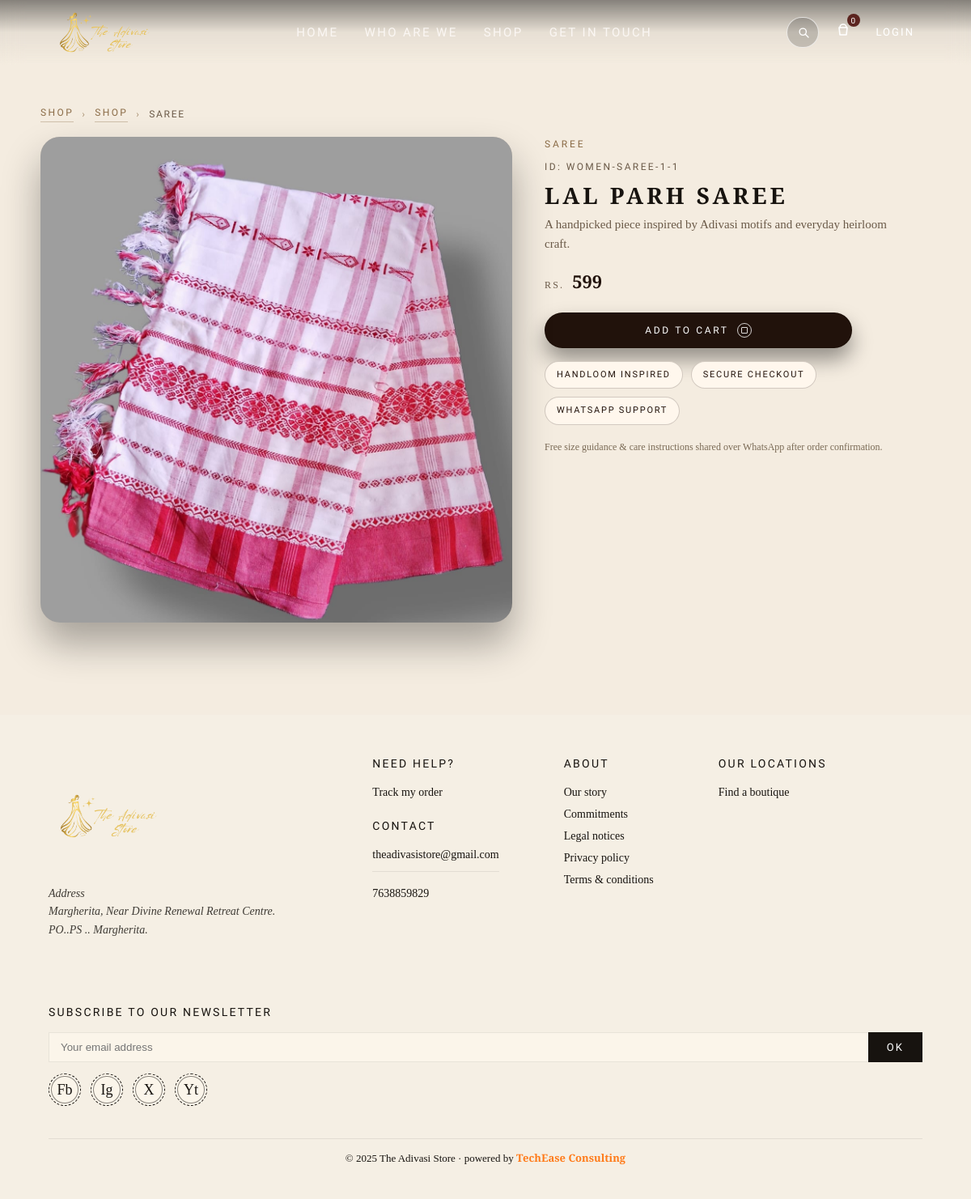
Page /product/1 on the committed database.
### app.py (models this page shows)
class Product(db.Model):
    id = db.Column(db.Integer, primary_key=True)
    name = db.Column(db.String(200), nullable=False)
    slug = db.Column(db.String(260), unique=True, nullable=True)
    price = db.Column(db.Float, nullable=False, default=0)
    stock = db.Column(db.Integer, nullable=False, default=0)
    category = db.Column(db.String(120), nullable=False, index=True)
    description = db.Column(db.Text, default="")
    sizes = db.Column(db.String(200), default="")   # "S,M,L"
    colors = db.Column(db.String(200), default="")  # "Red,Black"
    image_url = db.Column(db.String(500), default="")  # "/static/uploads/products/xxx.jpg"
    image_hover_url = db.Column(db.String(500), nullable=True)
    is_active = db.Column(db.Boolean, default=True)
    created_at = db.Column(db.DateTime, default=datetime.utcnow)
    updated_at = db.Column(db.DateTime, default=datetime.utcnow, onupdate=datetime.utcnow)

### app.py (the view, shortened to what this page needs)
@app.route("/product/<product_id>", methods=["GET", "POST"])
def product_detail(product_id):
    redirect_resp = redirect_admin_if_needed()
    if redirect_resp:
        return redirect_resp
    product_for_template = None
    db_product = None
    if product_id:
        db_product = Product.query.filter_by(
            slug=product_id,
            is_active=True
        ).first()
    if not db_product and str(product_id).isdigit():
        db_product = Product.query.filter_by(
            id=int(product_id),
            is_active=True
        ).first()
    if db_product:
        product_for_template = _product_to_template_dict(db_product)
    override_img = request.args.get("img") or request.args.get("image")
    override_hover = request.args.get("hover") or request.args.get("hover_image")
    if override_img or override_hover:
        product_for_template = dict(product_for_template)
        if override_img:
            product_for_template["image"] = override_img
        if override_hover:
            product_for_template["hover_image"] = override_hover
    return render_template(
        "product_detail.html",
        product=product_for_template
    )

### app.py (called while the page is built, shortened)
@app.context_processor
def inject_cart_info():
    cart_count = 0
    cart_just_added = session.pop("cart_just_added", False)
    return dict(
        cart_count=int(cart_count),
        cart_just_added=bool(cart_just_added),
    )

def redirect_admin_if_needed():
    if current_user.is_authenticated and current_user.is_admin:
        return redirect(url_for("admin_dashboard"))
    return None

def _split_csv(text: str):
    if not text:
        return []
    return [x.strip() for x in text.split(",") if x.strip()]

def _product_to_template_dict(p: Product) -> dict:
    return {
        "id": str(p.slug or p.id),               # use slug in URL when available
        "name": p.name,
        "price": float(p.price or 0),
        "category": p.category,
        "image": p.image_url or "",
        "hover_image": "",                      # you can add a DB column later if needed
        "colors": _split_csv(p.colors),
        "sizes": _split_csv(p.sizes),
        "description": p.description or "",
        "_source": "db",
        "_db_id": p.id,
        "_slug": p.slug,
    }

### templates/product_detail.html (shortened to what this page needs)
{% extends "base.html" %}
{% block content %}
<main>
  <section class="section" style="padding:130px 20px 80px;background:#f4ece0;">
    {% set main_img = request.args.get("img", product.image) %}
    {% set hover_img = request.args.get("hover", product.hover_image) %}
    {% if main_img and not main_img.startswith("http") and not main_img.startswith("/") %}
      {% set main_img = "/" ~ main_img %}
    {% endif %}
    {% if hover_img and not hover_img.startswith("http") and not hover_img.startswith("/") %}
      {% set hover_img = "/" ~ hover_img %}
    {% endif %}
    {% set crumb_section_label = "Shop" %}
    {% set crumb_section_anchor = "" %}
    {% set _aud = (product.get("audience") or "")|lower %}
    {% set _typ = (product.get("type") or "")|lower %}
    {% set _menu = (product.get("menu_category") or "")|lower %}
    {% if _typ == "jewellery" or _menu == "ornaments" %}
      {% set crumb_section_label = "Ornaments" %}
      {% set crumb_section_anchor = "#ornaments-row" %}
    {% elif _typ == "accessory" or _menu == "accessories" %}
      {% set crumb_section_label = "Accessories" %}
      {% set crumb_section_anchor = "#accessories-row" %}
    {% elif _aud == "women" %}
      {% set crumb_section_label = "Women" %}
      {% set crumb_section_anchor = "#women-row" %}
    {% elif _aud == "men" %}
      {% set crumb_section_label = "Men" %}
      {% set crumb_section_anchor = "#men-row" %}
    {% elif _aud == "kids" %}
      {% set crumb_section_label = "Kids" %}
      {% set crumb_section_anchor = "#kids-row" %}
    {% else %}
      {% set crumb_section_label = "Shop" %}
      {% set crumb_section_anchor = "" %}
    {% endif %}
    {% set crumb_category_label = product.get("category") or product.get("category_label") or product.get("menu_category") or "Product" %}
    <div style="max-width:1100px;margin:0 auto;">
      <div style="margin:0 0 18px;display:flex;flex-wrap:wrap;gap:10px;align-items:center;font-family:'Fjalla One',sans-serif;font-size:12px;letter-spacing:0.20em;text-transform:uppercase;color:#8a6b46;">
        <a href="{{ url_for('shop') }}" style="color:#8a6b46;text-decoration:none;border-bottom:1px solid rgba(138,107,70,0.35);padding-bottom:2px;">Shop</a>
        <span style="opacity:.7;">›</span>
        <a href="{{ url_for('shop') }}{{ crumb_section_anchor }}" style="color:#8a6b46;text-decoration:none;border-bottom:1px solid rgba(138,107,70,0.35);padding-bottom:2px;">
          {{ crumb_section_label }}
        </a>
        <span style="opacity:.7;">›</span>
        <span style="color:#6b5a48;letter-spacing:0.14em;">{{ crumb_category_label }}</span>
      </div>
      <div style="display:grid;grid-template-columns:minmax(0,1.1fr) minmax(0,0.9fr);gap:40px;align-items:flex-start;">
        <div style="position:relative;">
          <div style="border-radius:24px;overflow:hidden;box-shadow:0 26px 48px rgba(0,0,0,0.32);background:#d3c6b6;">
            <img id="pd-main-img" src="{{ main_img }}" alt="{{ product.name }}"
                 style="width:100%;display:block;object-fit:cover;max-height:600px;">
          </div>
          {% set gallery = [] %}
          {% if product.get("images") %}
            {% set pimgs = product.get("images") %}
            {% if pimgs.get("primary") %}{% set _ = gallery.append(pimgs.get("primary")) %}{% endif %}
            {% if pimgs.get("hover") %}{% set _ = gallery.append(pimgs.get("hover")) %}{% endif %}
            {% for g in pimgs.get("gallery", []) %}
              {% if g %}{% set _ = gallery.append(g) %}{% endif %}
            {% endfor %}
          {% else %}
            {% if main_img %}{% set _ = gallery.append(main_img) %}{% endif %}
            {% if hover_img %}{% set _ = gallery.append(hover_img) %}{% endif %}
          {% endif %}
        </div>
        <div>
          <div style="font-family:'Fjalla One',sans-serif;font-size:12px;letter-spacing:0.24em;text-transform:uppercase;color:#8a6b46;margin-bottom:10px;">
            {{ crumb_category_label }}
          </div>
          <div style="font-family:'Fjalla One',sans-serif;font-size:12px;letter-spacing:0.20em;text-transform:uppercase;color:#6b5a48;margin-bottom:10px;">
            ID: {{ product.id }}
          </div>
          <h1 class="hero-title-main" style="font-size:28px;letter-spacing:0.14em;text-transform:uppercase;margin-bottom:10px;">
            {{ product.name }}
          </h1>
          <div style="font-size:15px;color:#6b5a48;max-width:440px;margin-bottom:18px;line-height:1.6;">
            {{ product.description or "A handpicked piece inspired by Adivasi motifs and everyday heirloom craft." }}
          </div>
          <div style="font-size:16px;margin-bottom:18px;">
            <span style="font-size:12px;letter-spacing:0.18em;text-transform:uppercase;margin-right:6px;color:#6b5a48;">Rs.</span>
            <span style="font-size:22px;font-weight:600;color:#21120b;">
              {{ "%.0f"|format(product.price or 0) }}
            </span>
          </div>
          <form method="POST"
                action="{{ url_for('product_detail', product_id=product.id) }}"
                style="display:flex;flex-direction:column;gap:18px;max-width:380px;">
            <button type="submit"
                    id="pd-add-btn"
                    style="margin-top:4px;display:inline-flex;align-items:center;justify-content:center;gap:10px;padding:12px 30px;border-radius:999px;border:1px solid rgba(27,14,6,0.9);background:#21120b;color:#fff;text-transform:uppercase;letter-spacing:0.22em;font-size:12px;font-family:'Fjalla One',sans-serif;cursor:pointer;box-shadow:0 14px 26px rgba(0,0,0,0.4);transition:transform 0.18s ease,box-shadow 0.18s ease,background 0.18s ease;">
              <span>Add to cart</span>
              <span style="display:inline-flex;width:18px;height:18px;border-radius:50%;border:1px solid rgba(255,255,255,0.8);align-items:center;justify-content:center;">
                <span style="width:8px;height:8px;border-radius:1px;border:1px solid rgba(255,255,255,0.85);"></span>
              </span>
            </button>
          </form>
          <div style="margin-top:16px;display:flex;flex-wrap:wrap;gap:10px;">
            <span style="display:inline-flex;align-items:center;gap:8px;padding:8px 14px;border-radius:999px;border:1px solid rgba(33,18,11,0.20);background:#fff7ed;font-family:'Fjalla One',sans-serif;font-size:11px;letter-spacing:0.16em;text-transform:uppercase;color:#21120b;">
              Handloom Inspired
            </span>
            <span style="display:inline-flex;align-items:center;gap:8px;padding:8px 14px;border-radius:999px;border:1px solid rgba(33,18,11,0.20);background:#fff7ed;font-family:'Fjalla One',sans-serif;font-size:11px;letter-spacing:0.16em;text-transform:uppercase;color:#21120b;">
              Secure Checkout
            </span>
            <span style="display:inline-flex;align-items:center;gap:8px;padding:8px 14px;border-radius:999px;border:1px solid rgba(33,18,11,0.20);background:#fff7ed;font-family:'Fjalla One',sans-serif;font-size:11px;letter-spacing:0.16em;text-transform:uppercase;color:#21120b;">
              WhatsApp Support
            </span>
          </div>
          <div style="margin-top:18px;font-size:12px;color:#7a6a55;line-height:1.6;">
            Free size guidance &amp; care instructions shared over WhatsApp after order confirmation.
          </div>
        </div>
      </div>
    </div>
  </section>
</main>
{% endblock %}

### templates/base.html (style rules this page uses)
:root { --bg-cream: #f5efe4; --ink: #17130f; --accent: #5b241f; --accent-soft: #7a3a32; --border-soft: rgba(23, 19, 15, 0.08); --transition-fast: 0.25s ease; --transition-med: 0.4s ease; --shadow-soft: 0 18px 38px rgba(0, 0, 0, 0.28); --shadow-card: 0 10px 24px rgba(0, 0, 0, 0.18); }
* { box-sizing: border-box; margin: 0; padding: 0; }
html, body { height: 100%; scroll-behavior: smooth; }
body { font-family: "Playfair Display", serif; color: var(--ink); background-color: var(--bg-cream); line-height: 1.5; }
a { color: inherit; text-decoration: none; }
img { max-width: 100%; display: block; }
.hero-title-main { font-size: clamp(58px, 7vw, 84px); line-height: 0.92; margin: 14px 0 18px; text-transform: uppercase; }
.section { padding: 70px 60px 60px; }

### rows in the picture
Product: category "SAREE", image_url (picture), id "WOMEN-SAREE-1-1", name "LAL PARH SAREE", price "599"

### other values in the picture
{{ crumb_section_label }} "SHOP"
